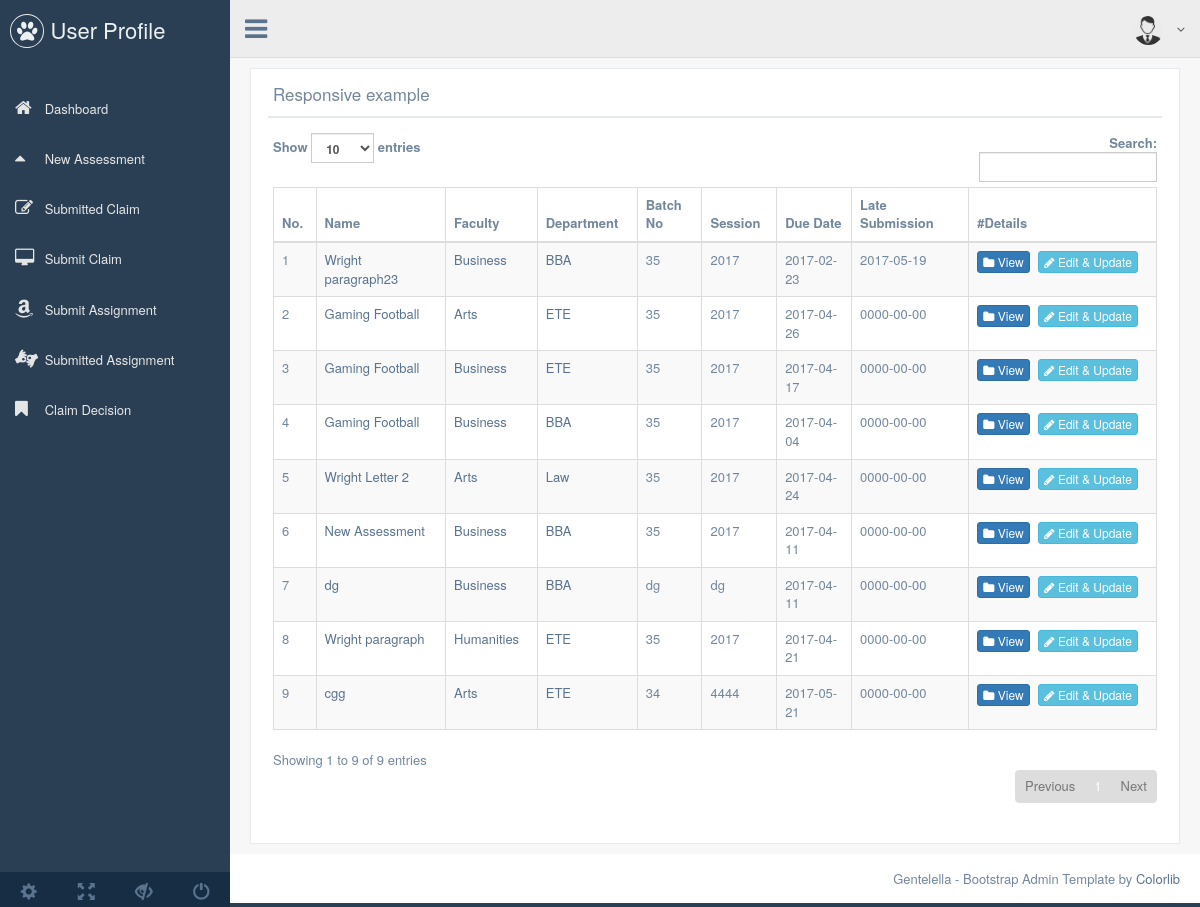
/production/assessment_list.php (signed in), run on the app's committed database.
### tables this page shows
CREATE TABLE IF NOT EXISTS `assesment` (
  `id` int(20) NOT NULL AUTO_INCREMENT,
  `ass_name` varchar(200) DEFAULT NULL,
  `facultyName` varchar(200) DEFAULT NULL,
  `batch_number` varchar(100) NOT NULL,
  `sessions` varchar(100) NOT NULL,
  `dates` date DEFAULT NULL,
  `duDate` date DEFAULT NULL,
  `lastSubDate` date DEFAULT NULL,
  `documents` text NOT NULL,
  `departmentName` varchar(100) NOT NULL,
  PRIMARY KEY (`id`)
);

CREATE TABLE IF NOT EXISTS `faculty` (
  `id` int(11) NOT NULL AUTO_INCREMENT,
  `facultyName` varchar(100) NOT NULL,
  PRIMARY KEY (`id`)
);

CREATE TABLE IF NOT EXISTS `department` (
  `id` int(11) NOT NULL AUTO_INCREMENT,
  `department_name` varchar(100) NOT NULL,
  `facultyID` int(11) NOT NULL,
  PRIMARY KEY (`id`)
);

### production/assessment_list.php (the view, shortened to what this page needs)
<!DOCTYPE html>
<html lang="en">
<head>
    <link href="../vendors/bootstrap/dist/css/bootstrap.min.css" rel="stylesheet">
    <link href="../vendors/font-awesome/css/font-awesome.min.css" rel="stylesheet">
    <link href="../vendors/nprogress/nprogress.css" rel="stylesheet">
    <link href="../vendors/iCheck/skins/flat/green.css" rel="stylesheet">
    <link href="../build/css/custom.min.css" rel="stylesheet">
</head>
<body class="nav-md">
<div class="container body">
    <div class="main_container">
        <?php require_once "main_left_side_menu.php" ?>
        <?php require_once "top_menu.php" ?>
        <div class="right_col" role="main">
            <div class="">
                <div class="row">
                    <div class="col-md-12">
                        <div class="x_panel">
                            <div class="x_title">
                                <h2>Responsive example
                                </h2>
                                <div class="clearfix"></div>
                            </div>
                            <div class="x_content">
                                <table id="datatable-responsive"
                                       class="table table-striped table-bordered dt-responsive nowrap" cellspacing="0"
                                       width="100%">
                                    <thead>
                                    <tr>
                                        <th>No.</th>
                                        <th>Name</th>
                                        <th>Faculty</th>
                                        <th>Department</th>
                                        <th>Batch No</th>
                                        <th>Session</th>
                                        <th>Due Date</th>
                                        <th>Late Submission</th>
                                        <th>#Details</th>
                                    </tr>
                                    </thead>
                                    <tbody>
                                    <?php
                                    if (isset($_SESSION['facultyName'])) {
                                        $facultyName = $_SESSION['facultyName'];
                                        $result = mysql_query("SELECT * FROM assesment WHERE assesment.facultyName='$facultyName' ");
                                    } else {
                                        $result = mysql_query("SELECT * FROM assesment ");
                                    }
                                    $counter = 0;
                                    while ($rows = mysql_fetch_array($result)) {
                                        $counter++;
                                        ?>
                                        <tr>
                                            <td><?php echo $counter ?></td>
                                            <td>
                                                <a><?php echo $rows['ass_name'] ?></a>
                                            </td>
                                            <td>
                                                <a>
                                                    <?php
                                                    $fID = $rows['facultyName'];
                                                    $result1 = mysql_query("SELECT * FROM faculty  WHERE faculty.id='$fID' ");
                                                    $fname = mysql_fetch_array($result1);
                                                    echo $fname[1]
                                                    ?>
                                                </a>
                                            </td>
                                            <td>
                                                <a>
                                                    <?php
                                                    $result2 = mysql_query("SELECT * FROM department  WHERE id='$rows[departmentName]' ");
                                                    $dname = mysql_fetch_array($result2);
                                                    echo $dname[1];
                                                    ?>
                                                </a>
                                            </td>
                                            <td><?php echo $rows['batch_number'] ?>
                                            </td>
                                            <td>
                                                <?php
                                                echo $rows['sessions'] ?>
                                            </td>
                                            <td>
                                                <?php
                                                echo $rows['duDate'] ?>
                                            </td>
                                            <td>
                                                <?php
                                                echo $rows['lastSubDate'] ?>
                                            </td>
                                            <td>
                                                <?php
                                                if (isset($_SESSION['facultyName'])){
                                                    ?>
                                                    <a class="btn btn-primary btn-sm"
                                                       href="assessment_details_view.php?id=<?php echo $rows['id']; ?>"><i
                                                                class="fa fa-folder"></i>
                                                        View
                                                    </a>
                                                <?php }
                                                else{
                                                ?>
                                                <a class="btn btn-primary btn-xs"
                                                   href="assessment_details_view.php?id=<?php echo $rows['id']; ?>"><i
                                                            class="fa fa-folder"></i>
                                                    View
                                                </a>
                                                <a class="btn btn-info btn-xs"
                                                   href="assessment_edit.php?id=<?php echo $rows['id']; ?>"><i
                                                            class="fa fa-pencil"></i>
                                                    Edit & Update
                                                </a>
                                            </td>
                                            <?php } ?>
                                        </tr>
                                    <?php } ?>
                                    </tbody>
                                </table>
                            </div>
                        </div>
                    </div>
                </div>
            </div>
        </div>
        <footer>
            <div class="pull-right">
                Gentelella - Bootstrap Admin Template by <a href="https://colorlib.com">Colorlib</a>
            </div>
            <div class="clearfix"></div>
        </footer>
    </div>
</div>
</body>
</html>

### production/main_left_side_menu.php (shortened to what this page needs)
<div class="col-md-3 left_col">
    <div class="left_col scroll-view">
        <div class="navbar nav_title" style="border: 0;">
            <a href="index.html" class="site_title"><i class="fa fa-paw"></i> <span>User Profile </span></a>
        </div>
        <br/>
        <div id="sidebar-menu" class="main_menu_side hidden-print main_menu">
            <div class="menu_section">
                <?php
                $user_type = $_SESSION['user_type'];
                if (strcmp($user_type, "student") == 0) {
                    ?>
                    <ul class="nav side-menu">
                        <li><a href="student_main.php"><i class="fa fa-home"></i> Dashboard</span></a>
                        </li>
                        <li><a href="new_assessment.php"><i class="fa fa-caret-up"></i> New Assessment </span></a>
                        </li>
                        <li><a href="student_profile.php"><i class="fa fa-edit"></i> Submitted Claim </span></a>
                        </li>
                        <li><a href="submit_claim.php"><i class="fa fa-desktop"></i> Submit Claim </span></a>
                        </li>
                        <li><a href="submit_assignment.php"><i class="fa fa-amazon"></i> Submit Assignment </span></a>
                        </li>
                        <li><a href="student_submitted_assignment.php"><i class="fa fa-asl-interpreting"></i> Submitted
                                Assignment </span></a>
                        </li>
                        <li><a href="student_claim_decision.php"><i class="fa fa-bookmark"></i> Claim Decision </span></a>
                        </li>
                    </ul>
                <?php }
                    ?>
            </div>
        </div>
        <div class="sidebar-footer hidden-small">
            <a data-toggle="tooltip" data-placement="top" title="Settings">
                <span class="glyphicon glyphicon-cog" aria-hidden="true"></span>
            </a>
            <a data-toggle="tooltip" data-placement="top" title="FullScreen">
                <span class="glyphicon glyphicon-fullscreen" aria-hidden="true"></span>
            </a>
            <a data-toggle="tooltip" data-placement="top" title="Lock">
                <span class="glyphicon glyphicon-eye-close" aria-hidden="true"></span>
            </a>
            <a data-toggle="tooltip" data-placement="top" title="Logout" href="logout.php">
                <span class="glyphicon glyphicon-off" aria-hidden="true"></span>
            </a>
        </div>
    </div>
</div>

### production/top_menu.php (shortened to what this page needs)
<div class="top_nav">
    <div class="nav_menu">
        <nav>
            <div class="nav toggle">
                <a id="menu_toggle"><i class="fa fa-bars"></i></a>
            </div>
            <ul class="nav navbar-nav navbar-right">
                <li class="">
                    <a href="javascript:;" class="user-profile dropdown-toggle" data-toggle="dropdown"
                       aria-expanded="false">
                        <img src="images/boy-512.png" alt="">
                        <span class=" fa fa-angle-down"></span>
                    </a>
                </li>
            </ul>
        </nav>
    </div>
</div>

### data on the page
assesment: ass_name "Wright paragraph23", faculty.facultyName "Business", department.department_name "BBA", batch_number "35", sessions "2017", duDate "2017-02-23", lastSubDate "2017-05-19"
assesment: ass_name "Gaming Football", faculty.facultyName "Arts", department.department_name "ETE", batch_number "35", sessions "2017", duDate "2017-04-26", lastSubDate "0000-00-00"
assesment: ass_name "Gaming Football", faculty.facultyName "Business", department.department_name "ETE", batch_number "35", sessions "2017", duDate "2017-04-17", lastSubDate "0000-00-00"
assesment: ass_name "Gaming Football", faculty.facultyName "Business", department.department_name "BBA", batch_number "35", sessions "2017", duDate "2017-04-04", lastSubDate "0000-00-00"
assesment: ass_name "Wright Letter 2", faculty.facultyName "Arts", department.department_name "Law", batch_number "35", sessions "2017", duDate "2017-04-24", lastSubDate "0000-00-00"
assesment: ass_name "New Assessment", faculty.facultyName "Business", department.department_name "BBA", batch_number "35", sessions "2017", duDate "2017-04-11", lastSubDate "0000-00-00"
assesment: ass_name "dg", faculty.facultyName "Business", department.department_name "BBA", batch_number "dg", sessions "dg", duDate "2017-04-11", lastSubDate "0000-00-00"
assesment: ass_name "Wright paragraph", faculty.facultyName "Humanities", department.department_name "ETE", batch_number "35", sessions "2017", duDate "2017-04-21", lastSubDate "0000-00-00"
assesment: ass_name "cgg", faculty.facultyName "Arts", department.department_name "ETE", batch_number "34", sessions "4444", duDate "2017-05-21", lastSubDate "0000-00-00"
